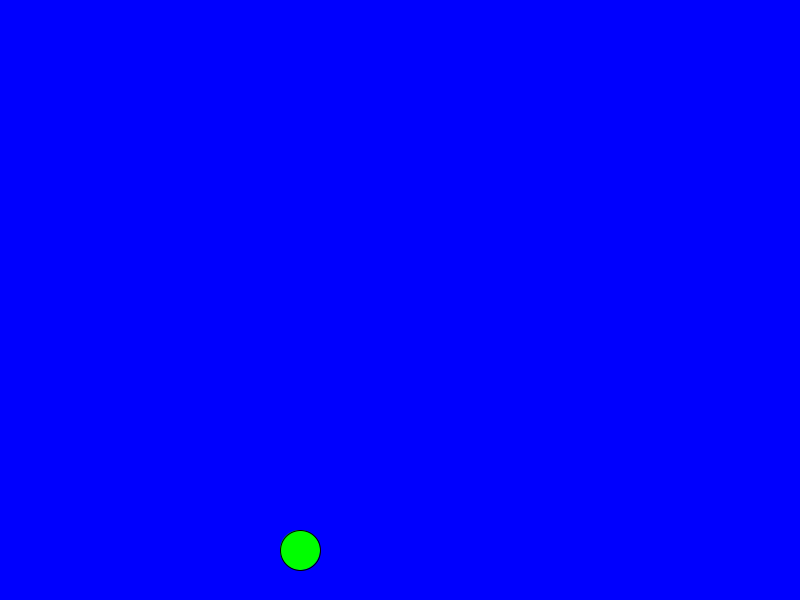
Frame 1 (no input)
Frame 60 (the mouse pressed at the canvas centre just before this capture): identical to frame 1, image omitted
Frame 120 (the mouse held since frame 60 and released just before this capture): identical to frame 1, image omitted

The Processing sketch that drew this single still picture (run headless with seeded random() and noise(); from frame 60 on, the mouse is pressed at the canvas centre):

// Processing sketch: Frogger
// ── Frogger.pde
void setup(){
  size(800,600);
}
void draw(){
  background(0,0,254);
  fill(0, 254, 0);
ellipse(300, 550, 40, 40);
}
void keyPressed()
{
    if(key == CODED){
        if(keyCode == UP)
        {
            //Frog Y position goes up
        }
        else if(keyCode == DOWN)
        {
            //Frog Y position goes down 
        }
        else if(keyCode == RIGHT)
        {
            //Frog X position goes right
        }
        else if(keyCode == LEFT)
        {
            //Frog X position goes left
        }
    }
}
